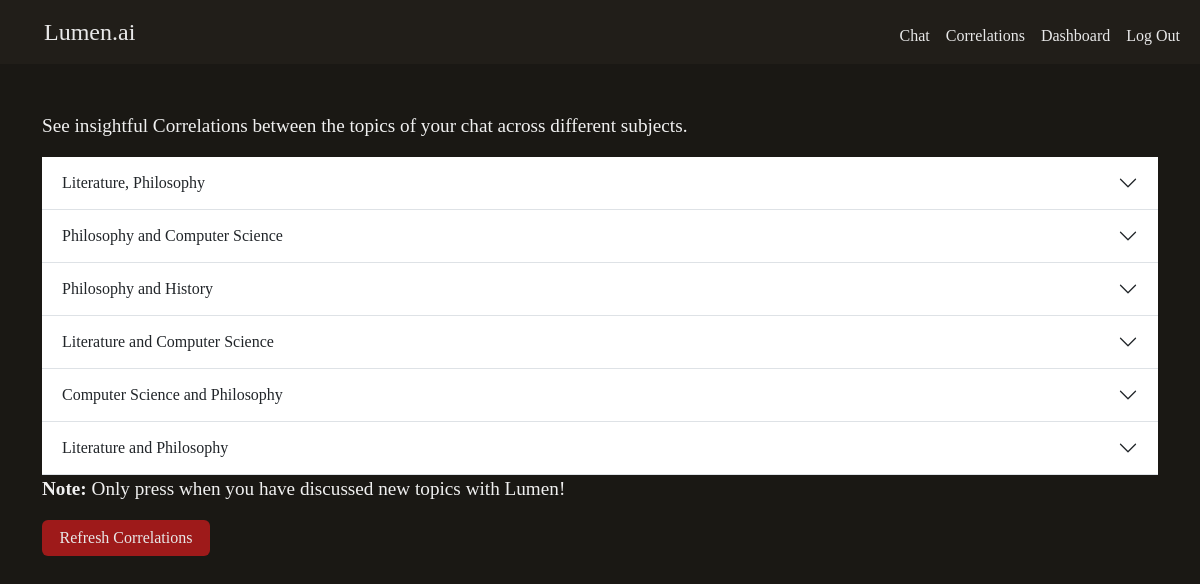
Page /Correlations (signed in) on the committed database.
### tables this page shows
CREATE TABLE connections (
    id INTEGER PRIMARY KEY AUTOINCREMENT,
    user_id INTEGER NOT NULL,
    subjects TEXT NOT NULL,
    connection TEXT NOT NULL,
    summary TEXT NOT NULL,
    FOREIGN KEY (user_id) REFERENCES users(id) ON DELETE CASCADE
);

### app.py (the view)
@app.route("/Correlations", methods=["GET", "POST"])
@login_required
def Correlations():
    if request.method == "POST":
        All_topics = db.execute(
            "SELECT topics.topic , subjects.subject FROM topics INNER JOIN sessions ON topics.session_id = sessions.id INNER JOIN subjects ON sessions.subject_id = subjects.id WHERE topics.user_id = ?", session["user_id"])
        if All_topics:
            topics = []
            for index in range(len(All_topics)):
                topics.append("topic: " + All_topics[index]["topic"])
                topics.append("subject: " + All_topics[index]["subject"])
                if index > 0 and index < len(All_topics) - 1:
                    topics.append(",")
            user_prompt = " ".join(topics)
            connected_topics = db.execute("SELECT connection FROM connections WHERE user_id = ?", session["user_id"])
            existing_correlations = clean_list(connected_topics)
            system_prompt = (
                f"You will be given a list of topics, and the subject they were discussed in, Your task is to return connecting topics across subjects in a JSON file, "
                f"Always return a JSON array, and within that file, subjects, connection and summary as keys to the name of subjects that are connected, "
                f"the topics that are connected and a concise 1-2 paragraph summary of how the topics connect as their values. and the values must be strings, not lists. "
                f"Already connected topic pairs: {existing_correlations}. Only return NEW connections not already in this list. "
                f"Each pair of connected subjects must be seperated by 'and' not '-' or ',' or any other punctuations, "
                f"if no topics are connected, return an empty JSON object not an empty list, the connected topics must have different subjects. "
                f"Only generate a connection if the two topics share a direct and non-trivial conceptual overlap. Avoid forcing connections, "
                f"Return connections that has meaningful overlap and is genuinely study-able on it's own, not connections that just have some similar aspects but are largly unrelated. "
                f"Do not generate connections based on loose thematic similarity or forced analogies. If you have to stretch to make the connection, do not include it. "
                f"A valid connection is one that a professor teaching both subjects would assign as a cross-disciplinary reading."
            )
            Correlation = model_call(system_prompt, user_prompt, return_type="JSON")
            Correlations = json.loads(Correlation.choices[0].message.content)
            if isinstance(Correlations, list):
                db.execute("INSERT INTO connections (user_id, subjects, connection, summary) VALUES(?, ?, ?, ?)",
                        session["user_id"], Correlations[0]["subjects"], Correlations[0]["connection"], Correlations[0]["summary"])
            else:
                if Correlations:
                    db.execute("INSERT INTO connections (user_id, subjects, connection, summary) VALUES(?, ?, ?, ?)",
                            session["user_id"], Correlations["subjects"], Correlations["connection"], Correlations["summary"])
            return redirect("/Correlations")
        else:
            flash("No topics to generate Correlations yet!", "danger")
            return redirect("/Correlations")
    else:
        Correlations = db.execute("SELECT * FROM connections WHERE user_id = ?", session["user_id"])
        grouped = {}
        for corr in Correlations:
            key = corr["subjects"]
            grouped.setdefault(key, []).append(corr)
        return render_template("Correlations.html", Correlations=grouped)

### app.py (called while the page is built)
@app.after_request
def after_request(response):
    response.headers["Cache-Control"] = "no-cache, no-store, must-revalidate"
    response.headers["Expires"] = 0
    response.headers["Pragma"] = "no-cache"
    return response

### helpers.py (called while the page is built)
def login_required(f):
    @wraps(f)
    def decorated_function(*args, **kwargs):
        if session.get("user_id") is None:
            return redirect("/login")
        return f(*args, **kwargs)
    return decorated_function

### templates/Correlations.html (shortened to what this page needs)
{% extends "layout.html" %}
{% block main %}
<p>See insightful Correlations between the topics of your chat across different subjects.</p>
{% for subject_pair, corrs in Correlations.items() %}
<div class="accordion accordion-flush" id="accordionFlushExample">
  <div class="accordion-item">
    <h2 class="accordion-header" id="flush-headingOne">
      <button class="accordion-button collapsed" type="button" data-bs-toggle="collapse" data-bs-target="#collapse{{ loop.index }}" aria-expanded="false" aria-controls="flush-collapseOne">
        {{ subject_pair }}
      </button>
    </h2>
</div>
{% endfor %}
<p><b>Note:</b> Only press when you have discussed new topics with Lumen!</p>
<form method="post" action="/Correlations">
    <input type="submit" value="Refresh Correlations" name="refresh">
</form>
{% endblock %}

### static/styles.css (style rules this page uses)
html { scrollbar-color: #211e19 #1a1814; }
body { background-color: #1a1814; color: #f0f0f0; padding: 0; font-size: 1.2rem; font-family: 'EB Garamond', Garamond; }
input[type="submit"] { background-color: #9e1a1a; color: #e8e8e8; border: none; padding: 0.4rem 1.1rem; border-radius: 6px; font-family: 'EB Garamond', Garamond; font-size: 1rem; cursor: pointer; transition: background-color 0.2s ease; }

### rows in the picture
connections: subjects "Literature, Philosophy"
connections: subjects "Philosophy and Computer Science"
connections: subjects "Philosophy and History"
connections: subjects "Literature and Computer Science"
connections: subjects "Computer Science and Philosophy"
connections: subjects "Literature and Philosophy"
